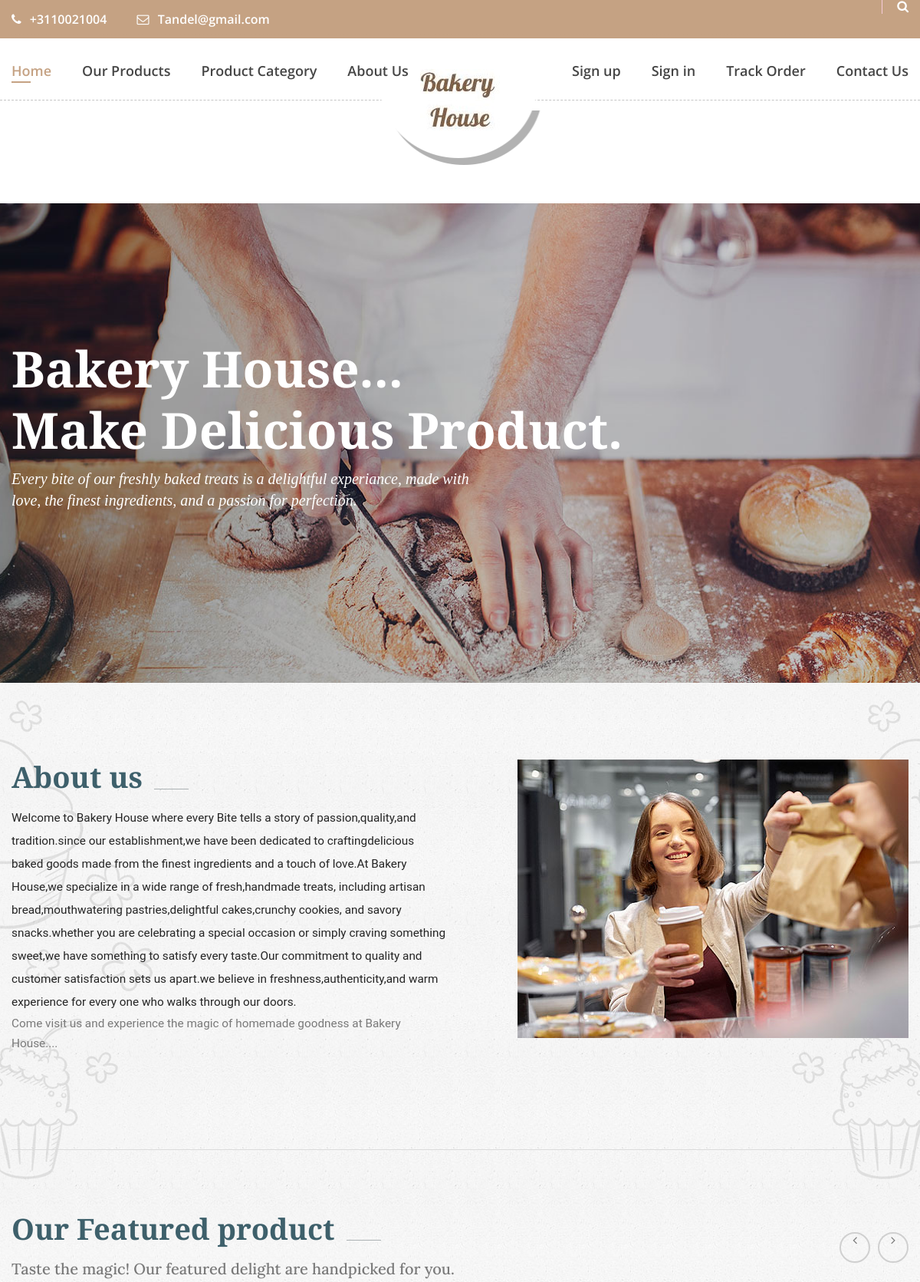
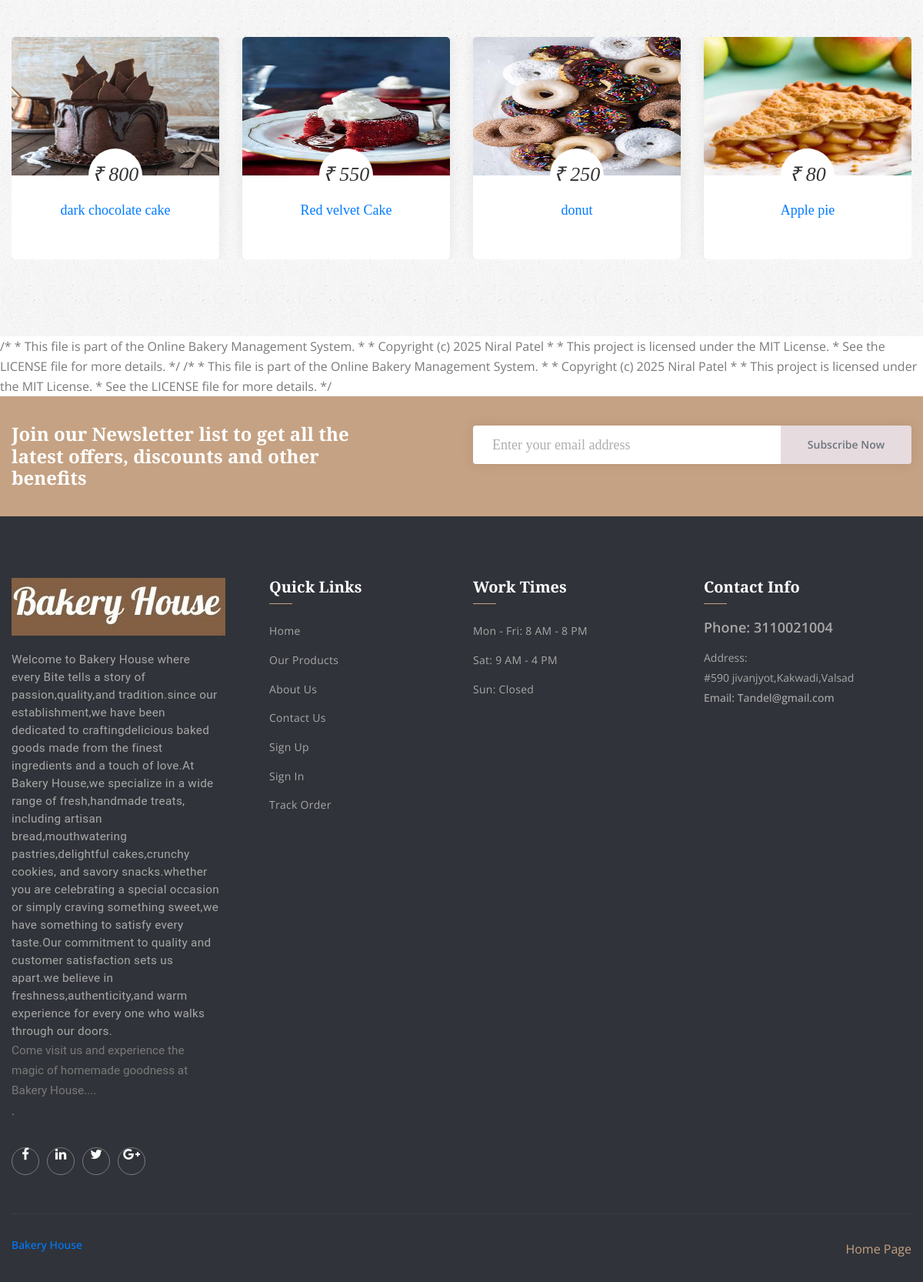
Page /bakery/index.php on the committed database (2 pictures, top to bottom).
### tables this page shows
CREATE TABLE `tblpage` (
  `ID` int(10) NOT NULL,
  `PageType` varchar(200) DEFAULT NULL,
  `PageTitle` varchar(200) DEFAULT NULL,
  `PageDescription` mediumtext DEFAULT NULL,
  `Email` varchar(200) DEFAULT NULL,
  `MobileNumber` bigint(10) DEFAULT NULL,
  `UpdationDate` timestamp NOT NULL DEFAULT current_timestamp() ON UPDATE current_timestamp()
);

CREATE TABLE `tblproduct` (
  `ID` int(10) NOT NULL,
  `CategoryName` varchar(120) DEFAULT NULL,
  `ItemName` varchar(120) DEFAULT NULL,
  `ItemPrice` varchar(120) DEFAULT NULL,
  `ItemDes` varchar(500) DEFAULT NULL,
  `Image` varchar(120) DEFAULT NULL,
  `ItemQty` varchar(120) DEFAULT NULL,
  `Weight` varchar(100) DEFAULT NULL,
  `CreationDate` timestamp NOT NULL DEFAULT current_timestamp()
);

### bakery/index.php (the view, shortened to what this page needs)
<?php
include('includes/dbconnection.php');
?>
<!DOCTYPE html>
<html lang="en">
<head>
    <link href="css/font-awesome.min.css" rel="stylesheet">
    <link href="vendors/linearicons/style.css" rel="stylesheet">
    <link href="vendors/flat-icon/flaticon.css" rel="stylesheet">
    <link href="css/bootstrap.min.css" rel="stylesheet">
    <link href="vendors/revolution/css/settings.css" rel="stylesheet">
    <link href="vendors/revolution/css/layers.css" rel="stylesheet">
    <link href="vendors/revolution/css/navigation.css" rel="stylesheet">
    <link href="vendors/animate-css/animate.css" rel="stylesheet">
    <link href="vendors/owl-carousel/owl.carousel.min.css" rel="stylesheet">
    <link href="vendors/magnifc-popup/magnific-popup.css" rel="stylesheet">
    <link href="css/style.css" rel="stylesheet">
    <link href="css/responsive.css" rel="stylesheet">
</head>
<body>
    <?php include_once('includes/header.php'); ?>
    <section class="main_slider_area">
        <div id="main_slider" class="rev_slider" data-version="5.3.1.6">
            <ul>
                <li data-index="rs-1587" data-transition="fade" data-slotamount="default" data-hideafterloop="0" data-hideslideonmobile="off" data-easein="default" data-easeout="default" data-masterspeed="300" data-thumb="img/home-slider/slider-4.jpg" data-rotate="0" data-saveperformance="off" data-title="Creative" data-param1="01" data-param2="" data-param3="" data-param4="" data-param5="" data-param6="" data-param7="" data-param8="" data-param9="" data-param10="" data-description="">
                    <div class="slider_text_box">
                        <div class="tp-caption tp-resizeme first_text"
                            data-x="['left','left','left','15','15']" data-hoffset="['0','0','0','0']"
                            data-y="['top','top','top','top']" data-voffset="['175','175','125','165','160']"
                            data-fontsize="['65','65','65','40','30']"
                            data-lineheight="['80','80','80','50','40']"
                            data-width="['800','800','800','500']"
                            data-height="none"
                            data-whitespace="normal"
                            data-type="text"
                            data-responsive_offset="on"
                            data-frames="[{&quot;delay&quot;:10,&quot;speed&quot;:1500,&quot;frame&quot;:&quot;0&quot;,&quot;from&quot;:&quot;y:[-100%];z:0;rX:0deg;rY:0;rZ:0;sX:1;sY:1;skX:0;skY:0;&quot;,&quot;mask&quot;:&quot;x:0px;y:0px;s:inherit;e:inherit;&quot;,&quot;to&quot;:&quot;o:1;&quot;,&quot;ease&quot;:&quot;Power2.easeInOut&quot;},{&quot;delay&quot;:&quot;wait&quot;,&quot;speed&quot;:1500,&quot;frame&quot;:&quot;999&quot;,&quot;to&quot;:&quot;y:[175%];&quot;,&quot;mask&quot;:&quot;x:inherit;y:inherit;s:inherit;e:inherit;&quot;,&quot;ease&quot;:&quot;Power2.easeInOut&quot;}]"
                            data-textAlign="['left','left','left','left']">Bakery House... <br /> Make Delicious Product.</div>
                        <div class="tp-caption tp-resizeme secand_text"
                            data-x="['left','left','left','15','15']" data-hoffset="['0','0','0','0']"
                            data-y="['top','top','top','top']" data-voffset="['345','345','300','300','250']"
                            data-fontsize="['20','20','20','20','16']"
                            data-lineheight="['28','28','28','28']"
                            data-width="['640','640','640','640','350']"
                            data-height="none"
                            data-whitespace="normal"
                            data-type="text"
                            data-responsive_offset="on"
                            data-transform_idle="o:1;"
                            data-frames="[{&quot;delay&quot;:10,&quot;speed&quot;:1500,&quot;frame&quot;:&quot;0&quot;,&quot;from&quot;:&quot;y:[100%];z:0;rX:0deg;rY:0;rZ:0;sX:1;sY:1;skX:0;skY:0;opacity:0;&quot;,&quot;mask&quot;:&quot;x:0px;y:[100%];s:inherit;e:inherit;&quot;,&quot;to&quot;:&quot;o:1;&quot;,&quot;ease&quot;:&quot;Power2.easeInOut&quot;},{&quot;delay&quot;:&quot;wait&quot;,&quot;speed&quot;:1500,&quot;frame&quot;:&quot;999&quot;,&quot;to&quot;:&quot;y:[175%];&quot;,&quot;mask&quot;:&quot;x:inherit;y:inherit;s:inherit;e:inherit;&quot;,&quot;ease&quot;:&quot;Power2.easeInOut&quot;}]"> Every bite of our freshly baked treats is a delightful experiance, made with love, the finest ingredients, and a passion for perfection.
                        </div>
                    </div>
                </li>
            </ul>
        </div>
    </section>
    <section class="welcome_bakery_area">
        <div class="container">
            <div class="welcome_bakery_inner p_100">
                <div class="row">
                    <div class="col-lg-6">
                        <?php
                        $ret = mysqli_query($con, "select * from tblpage where PageType='aboutus' ");
                        while ($row = mysqli_fetch_array($ret)) {
                        ?>
                            <div class="main_title">
                                <h2><?php echo $row['PageTitle']; ?></h2>
                                <p><?php echo $row['PageDescription']; ?></p>
                            </div>
                        <?php } ?>
                    </div>
                    <div class="col-lg-6">
                        <div class="welcome_img">
                            <img class="img-fluid" src="img/cake-feature/welcome-right.jpg" alt="">
                        </div>
                    </div>
                </div>
            </div>
            <div class="cake_feature_inner">
                <div class="main_title">
                    <h2>Our Featured product</h2>
                    <h5> Taste the magic! Our featured delight are handpicked for you.</h5>
                </div>
                <div class="cake_feature_slider owl-carousel">
                    <?php
                    $ret = mysqli_query($con, "select * from tblproduct");
                    while ($row = mysqli_fetch_array($ret)) {
                    ?>
                        <div class="item">
                            <div class="cake_feature_item">
                                <div class="cake_img">
                                    <img src="admin/itemimages/<?php echo $row['Image']; ?>" width="400" height="180">
                                </div>
                                <div class="cake_text">
                                    <h4>₹ <?php echo $row['ItemPrice']; ?> </h4>
                                    <h3><a href="product-detail.php?fid=<?php echo $row['ID']; ?>"><?php echo $row['ItemName']; ?></a></h3>
                                </div>
                            </div>
                        </div><?php } ?>
                </div>
            </div>
        </div>
    </section>
    <?php include_once('includes/footer.php'); ?>
</body>
</html>

### bakery/includes/dbconnection.php (shortened to what this page needs)
/*
 * This file is part of the Online Bakery Management System.
 *
 * Copyright (c) 2025 Niral Patel
 *
 * This project is licensed under the MIT License.
 * See the LICENSE file for more details.
 */

### bakery/includes/header.php (shortened to what this page needs)
<?php
include('includes/dbconnection.php');
$loggedIn = isset($_SESSION['fosuid']) ? $_SESSION['fosuid'] : false;
?>
<header class="main_header_area">
    <div class="top_header_area row m0">
        <div class="container">
            <div class="float-left">
                <?php
                $ret = mysqli_query($con, "SELECT * FROM tblpage WHERE PageType='contactus'");
                while ($row = mysqli_fetch_array($ret)) {
                ?>
                    <a href="tel:+<?php echo $row['MobileNumber']; ?>"><i class="fa fa-phone" aria-hidden="true"></i> +<?php echo $row['MobileNumber']; ?></a>
                    <a href="mailto:<?php echo $row['Email']; ?>"><i class="fa fa-envelope-o" aria-hidden="true"></i> <?php echo $row['Email']; ?></a>
                <?php } ?>
            </div>
            <div class="float-right">
                <ul class="h_search list_style">
                    <li><a href="search-item.php"><i class="fa fa-search"></i></a></li>
                </ul>
            </div>
        </div>
    </div>
    <div class="main_menu_area">
        <div class="container">
            <nav class="navbar navbar-expand-lg navbar-light bg-light">
                <a class="navbar-brand" href="index.php">
                    <img src="img/l5.jpg" alt="Bakery Logo">
                </a>
                <div class="collapse navbar-collapse" id="navbarSupportedContent">
                    <ul class="navbar-nav mr-auto">
                        <li class="nav-item active"><a href="index.php">Home</a></li>
                        <li><a href="product.php">Our Products</a></li>
                        <li class="dropdown submenu">
                            <a class="dropdown-toggle" data-toggle="dropdown" href="#">Product Category</a>
                        </li>
                        <li><a href="about-us.php">About Us</a></li>
                    </ul>
                    <ul class="navbar-nav justify-content-end">
                        <?php if (!$loggedIn) { ?>
                            <li><a href="registration.php">Sign up</a></li>
                            <li><a href="login.php">Sign in</a></li>
                            <li><a href="track-order.php">Track Order</a></li>
                        <?php } ?>
                        <li><a href="contact.php">Contact Us</a></li>
                    </ul>
                </div>
            </nav>
        </div>
    </div>
</header>

### bakery/includes/footer.php (shortened to what this page needs)
/*
 * This file is part of the Online Bakery Management System.
 *
 * Copyright (c) 2025 Niral Patel
 *
 * This project is licensed under the MIT License.
 * See the LICENSE file for more details.
 */
<?php
include('includes/dbconnection.php');
?>
<section class="newsletter_area">
    <div class="container">
        <div class="row newsletter_inner">
            <div class="col-lg-6">
                <div class="news_left_text">
                    <h4>Join our Newsletter list to get all the latest offers, discounts and other benefits</h4>
                </div>
            </div>
            <div class="col-lg-6">
                <div class="newsletter_form">
                    <form method="post">
                        <div class="input-group">
                            <input type="text" class="form-control" placeholder="Enter your email address" name="email">
                            <div class="input-group-append">
                                <button class="btn btn-outline-secondary" type="submit" value="submit" name="sub">
                                    Subscribe Now
                                </button>
                            </div>
                        </div>
                    </form>
                </div>
            </div>
        </div>
    </div>
</section>
<footer class="footer_area">
    <div class="footer_widgets">
        <div class="container">
            <div class="row footer_wd_inner">
                <div class="col-lg-3 col-6">
                    <aside class="f_widget f_about_widget">
                        <img src="img/mf.jpg" alt="">
                        <?php
                        $ret = mysqli_query($con, "SELECT * FROM tblpage WHERE PageType='aboutus'");
                        while ($row = mysqli_fetch_array($ret)) {
                        ?>
                            <p><?php echo $row['PageDescription']; ?>.</p>
                        <?php } ?>
                        <ul class="nav">
                            <li><a href="#"><i class="fa fa-facebook"></i></a></li>
                            <li><a href="#"><i class="fa fa-linkedin"></i></a></li>
                            <li><a href="#"><i class="fa fa-twitter"></i></a></li>
                            <li><a href="#"><i class="fa fa-google-plus"></i></a></li>
                        </ul>
                    </aside>
                </div>
                <div class="col-lg-3 col-6">
                    <aside class="f_widget f_link_widget">
                        <div class="f_title">
                            <h3>Quick Links</h3>
                        </div>
                        <ul class="list_style">
                            <li><a href="index.php">Home</a></li>
                            <li><a href="product.php">Our Products</a></li>
                            <li><a href="about-us.php">About Us</a></li>
                            <li><a href="contact.php">Contact Us</a></li>
                            <?php if (empty($_SESSION['fosuid'])) { ?>
                                <li><a href="registration.php">Sign Up</a></li>
                                <li><a href="login.php">Sign In</a></li>
                                <li><a href="cart.html">Track Order</a></li>
                            <?php } else { ?>
                                <li><a href="cart.php">Cart Page</a></li>
                                <li><a href="orders.php">My Orders</a></li>
                            <?php } ?>
                        </ul>
                    </aside>
                </div>
                <div class="col-lg-3 col-6">
                    <aside class="f_widget f_link_widget">
                        <div class="f_title">
                            <h3>Work Times</h3>
                        </div>
                        <ul class="list_style">
                            <li><a href="#">Mon - Fri: 8 AM - 8 PM</a></li>
                            <li><a href="#">Sat: 9 AM - 4 PM</a></li>
                            <li><a href="#">Sun: Closed</a></li>
                        </ul>
                    </aside>
                </div>
                <div class="col-lg-3 col-6">
                    <aside class="f_widget f_contact_widget">
                        <div class="f_title">
                            <h3>Contact Info</h3>
                        </div>
                        <?php
                        $ret = mysqli_query($con, "SELECT * FROM tblpage WHERE PageType='contactus'");
                        while ($row = mysqli_fetch_array($ret)) {
                        ?>
                            <h4>Phone: <?php echo $row['MobileNumber']; ?></h4>
                            <p>Address: <br /><?php echo $row['PageDescription']; ?></p>
                            <h5>Email: <?php echo $row['Email']; ?></h5>
                        <?php } ?>
                    </aside>
                </div>
            </div>
        </div>
    </div>
    <div class="footer_copyright">
        <div class="container">
            <div class="copyright_inner">
                <div class="float-left">
                    <h5><a target="_blank" href="index.php"> Bakery House </a></h5>
                </div>
                <div class="float-right">
                    <a href="index.php">Home Page</a>
                </div>
            </div>
        </div>
    </div>
</footer>

### rows in the picture
tblpage: MobileNumber "3110021004", Email "Tandel@gmail.com", PageDescription "#590 jivanjyot,Kakwadi,Valsad"
tblpage: PageTitle "About us", PageDescription "Welcome to Bakery House where every Bite tells a story of passion,quality,and tradition.since our establishment,we have been dedicated to craftingdelicious baked goods made from the finest ingredients and a touch of love.At Bakery House,we specialize in a wide range of fresh,handmade treats, including artisan bread,mouthwatering pastries,delightful cakes,crunchy cookies, and savory snacks.whether you are celebrating a special occasion or simply craving something sweet,we have something to satisfy every taste.Our commitment to quality and customer satisfaction sets us apart.we believe in freshness,authenticity,and warm experience for every one who walks through our doors. Come visit us and…"
tblproduct: Image (picture), ItemPrice "800", ItemName "dark chocolate cake"
tblproduct: Image (picture), ItemPrice "550", ItemName "Red velvet Cake"
tblproduct: Image (picture), ItemPrice "250", ItemName "donut"
tblproduct: Image (picture), ItemPrice "80", ItemName "Apple pie"
